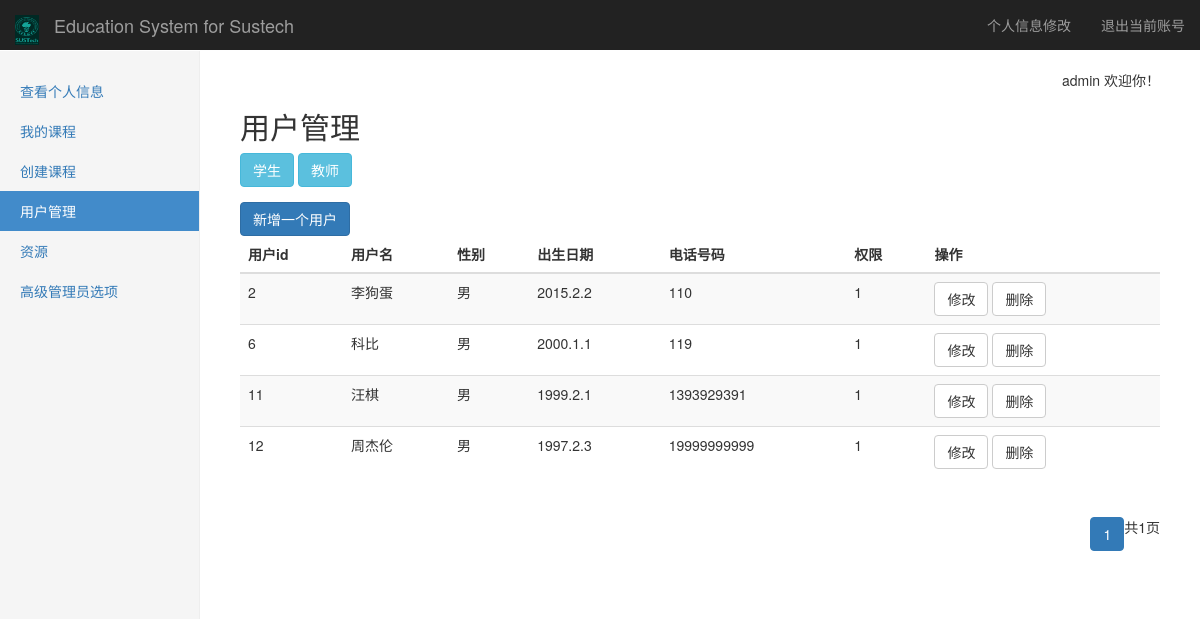
Page /account (signed in) on the earlier database version.
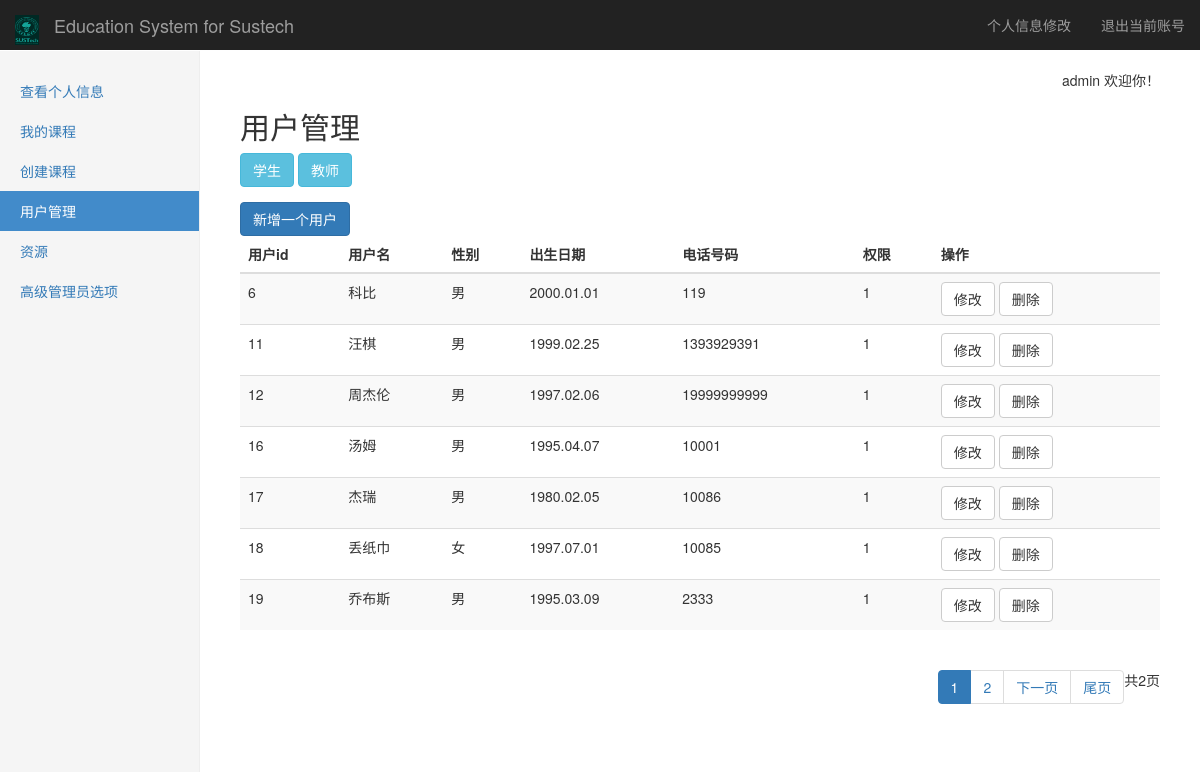
Same page on the later database version.
### tables this page shows
CREATE TABLE "infor" (
	`userid`	int NOT NULL,
	`telephone`	string NOT NULL,
	`sex`	string NOT NULL,
	`born`	string NOT NULL
);

CREATE TABLE "account" (
	`userid`	INTEGER NOT NULL PRIMARY KEY AUTOINCREMENT,
	`username`	string NOT NULL,
	`password`	string NOT NULL,
	`privilege`	int NOT NULL
);

### Listener.py (the view, shortened to what this page needs)
@app.route(account_url, methods=['GET', 'POST'])
def account():
    Infor=SQL_Infor(get_db())
    Account=SQL_Account(get_db())
    if not (session.get('login') and session.get('username') and session.get('privilege')):
        return redirect(url_for('logout'))
    username = session['username']
    p = session['privilege']
    sidebar = GetSideBar(GetBar(p), '用户管理')
    page= request.args.get('p', 1)  #根据url获取第几页
    privilege=request.args.get('privilege','1')
    if(p!=3):
        return redirect(url_for("introduction"))
    if(privilege=="2"):
        user=Infor.GetUserBYprivilege(2)
    else:
        user = Infor.GetUserBYprivilege(1)
    data=GetPageDict(page,user, pageoffset - 2, maxshow)    #对翻页进行处理
    return render_template("account.html",username=username,p=p,sidebar=sidebar,data=data,start=start,privilege=privilege)

### Config/Link_db.py (called while the page is built)
    def select(self,sql):
        try:
            self.__cursor.execute(sql)
            data = self.__cursor.fetchall()
            return data
        except:
            print("Error: unable to fecth data with sql query: "+sql)
            return False

    def close(self):
        if(self.__db!=None):
            self.__db.close()

### Listener.py (called while the page is built)
def get_db():   #使用flask的g对象，每次访问都会有个独立的g对象，保证线程的数据库操作的安全
    if not hasattr(g, 'db'):
        g.db = Link_db()
    return g.db

def GetBar(privilege):  #根据用户privilege返回不同的sidebar
    if(privilege==3):
        return adminbar
    elif(privilege==2):
        return teacherbar
    elif(privilege==1):
        return studentbar

### SQL_libarary/Func_lib.py (called while the page is built)
def GetSideBar(sidebar,activebar=None): #对sidebar进行整理并返回整理好的元组
    result=[]
    for key in sidebar:
        bar1={}
        bar1['name']=key
        bar1['href']=sidebar[key]
        if(activebar==key):
            bar1['active']='active'
        result.append(bar1)
    return result

### templates/account.html (shortened to what this page needs)
{% extends "layout.html" %}
{% block body %}
<h2>用户管理</h2>
<div class="form-group">
<button class="btn btn-info" onclick="go(1);">学生</button>
<button class="btn btn-info" onclick="go(2);">教师</button>
</div>
<button class="btn btn-primary" onclick="show3();">新增一个用户</button>
<div class="table-responsive">
            <table class="table table-striped">
              <thead>
                <tr>
                  <th>用户id</th>
                  <th>用户名</th>
                  <th>性别</th>
                  <th>出生日期</th>
				  <th>电话号码</th>
				  <th>权限</th>
				  <th>操作</th>
                </tr>
              </thead>
			  <tbody>
                {% for i in data.showdict %}
				<tr>
					<td>{{ i.userid }}</td>
					<td>{{ i.username }}</td>
					<td>{{ i.sex}}</td>
					<td>{{ i.born }}</td>
					<td>{{ i.telephone }}</td>
					<td>{{ i.privilege }}</td>
					<td>
					<button class="btn btn-default"
						onclick=
	"show1('{{ i.username }}','{{ i.sex }}','{{ i.born }}','{{ i.telephone }}','{{ i.privilege }}')">
						修改
						</button>
						<button class="btn btn-default"
						onclick=
	"show2('{{ i.username }}','{{ i.sex }}','{{ i.born }}','{{ i.telephone }}','{{ i.privilege }}')">
						删除
						</button>
					</td>
				</tr>
				{% endfor %}
			</tbody>
            </table>
	{% if data %}
	<div class="pull-right">
			<ul class="pagination">
				{% for dic in data.page_list %}
				{% if dic==data.nowpage%}
				<li class="active"><a href="/account?p={{dic}}&privilege={{privilege}}">{{dic}}</a></li>
				{%else%}
				<li><a href="/account?p={{dic}}&privilege={{privilege}}">{{dic}}</a></li>
				{%endif%}
				{%endfor%}
				{% if data.nowpage < data.total%}
				<li class=''><a href='/account?p={{data.nowpage+1}}&privilege={{privilege}}'>下一页</a></li>
				<li class=''><a href='/account?p={{data.total}}&privilege={{privilege}}'>尾页</a></li>
				{%endif%}
			共{{data.total}}页
			</ul>
	</div>
	{% endif %}
</div>
<link href="../static/css/bootstrap-datetimepicker.min.css" rel="stylesheet" />
{% endblock %}

Differences in the rows shown:
removed infor: userid "2", username "李狗蛋", sex "男", born "2015.2.2", telephone "110", privilege "1"
changed infor "科比": born "2000.1.1" → "2000.01.01"
changed infor "汪棋": born "1999.2.1" → "1999.02.25"
changed infor "周杰伦": born "1997.2.3" → "1997.02.06"
added infor: userid "16", username "汤姆", sex "男", born "1995.04.07", telephone "10001", privilege "1"
added infor: userid "17", username "杰瑞", sex "男", born "1980.02.05", telephone "10086", privilege "1"
added infor: userid "18", username "丢纸巾", sex "女", born "1997.07.01", telephone "10085", privilege "1"
added infor: userid "19", username "乔布斯", sex "男", born "1995.03.09", telephone "2333", privilege "1"
Other differences:
{{ data.total }}: "1" → "2"
new list line: "2"
text now shown: "下一页 尾页"
